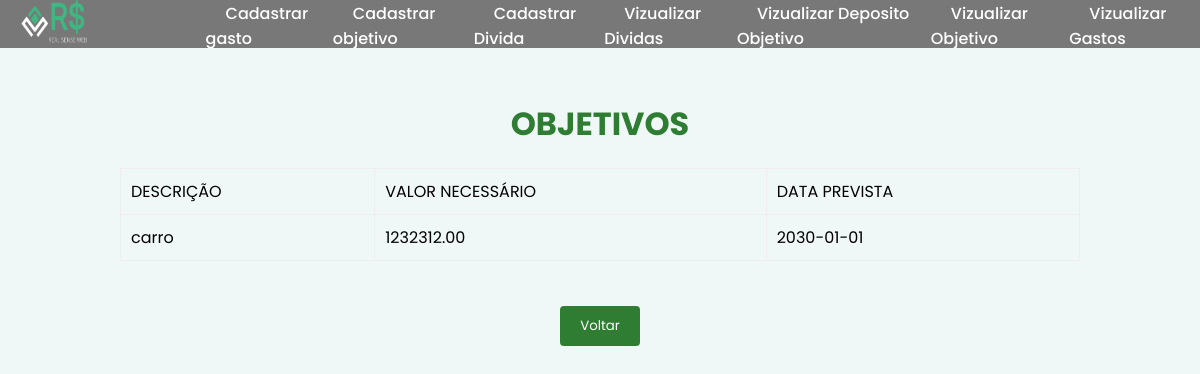
The app's page /rsw1/visualizar_objetivo.php with its own data.
### tables this page shows
CREATE TABLE `objetivo` (
  `ID` int(11) NOT NULL,
  `DESCRICAO` varchar(255) DEFAULT NULL,
  `VALOR_NECESSARIO` decimal(10,2) DEFAULT NULL,
  `DATA_PREVISTA` date DEFAULT NULL
);

### rsw1/visualizar_objetivo.php (the view, shortened to what this page needs)
<!DOCTYPE html>
<html lang="en">
<head>
    <link rel="stylesheet" href="vizualizar_objetivo.css">
</head>
<body>
<header>
        <a href="#" class="logo"><img src="../src/Real_bg.png"></a>
        <ul class="navbar">
            <li><a href="form_gasto.php">Cadastrar gasto</a></li>
            <li><a href="form_objetivo.html">Cadastrar objetivo</a></li>
            <li><a href="form_divida.html">Cadastrar Divida</a></li>
            <li><a href="visualizar_divida.php">Vizualizar Dividas</a></li>
            <li><a href="visualizar_deposito_objetivo.php">Vizualizar Deposito Objetivo</a></li>
            <li><a href="visualizar_objetivo.php">Vizualizar Objetivo</a></li>
            <li><a href="visualizar_gasto.php">Vizualizar Gastos</a></li>
        </ul>
    </header>
    <center>
        <h1>OBJETIVOS</h1>
        <table border="4">
            <tr>
                <td>DESCRIÇÃO</td>
                <td>VALOR NECESSÁRIO</td>
                <td>DATA PREVISTA</td>
            </tr>
            <?php
                require("conecta.php");
                $dados_select = mysqli_query($conn, "SELECT DESCRICAO, VALOR_NECESSARIO, DATA_PREVISTA FROM objetivo");
                while($dado = mysqli_fetch_array($dados_select)) {
                        echo '<tr>';
                        echo '<td>'.$dado[0].'</td>';
                        echo '<td>'.$dado[1].'</td>';
                        echo '<td>'.$dado[2].'</td>';
                        echo '</tr>';
                }
            ?>
        </table>
        <br />
        <a href="rsw_index.html"><input type="button" value="Voltar"></a>
    </center>
</body>
</html>

### rsw1/vizualizar_objetivo.css (style rules this page uses)
* { margin: 0; padding: 0; box-sizing: border-box; scroll-padding-top: 2rem; scroll-behavior: smooth; list-style: none; text-decoration: none; font-family: 'Poppins', sans-serif; }
body { background-color: #f0f8f7; }
:root { --main-color: #00bbff; --second-color: #0080ff; --text-color: #ffffff; --gradient: linear-gradient(#32b7e7, #2e50e6); }
header { position: fixed; width: 100%; height: 6%; top: 0; right: 0; z-index: 1000; display: flex; align-items: center; justify-content: space-between; background: #797878; }
.logo img { width: 100px; height: 100px; margin-left: 25%; align-items: center; justify-content: center; margin-top: 17%; }
.navbar { display: flex; margin-left: 11%; margin-top: 3px; }
.navbar li { position: relative; }
.navbar a { font-size: 1rem; padding: 10px 20px; color: var(--text-color); font-weight: 500; text-decoration: none; }
.navbar a::after { content: ''; width: 0; height: 3px; background: #40b646; position: absolute; bottom: -4px; left: 0; transition: 0.5s; text-decoration: none; }
header img { max-width: 100%; height: auto; }
h1 { color: #2e7d32; }
table { margin-top: 20px; width: 80%; border-collapse: collapse; border: none; }
th, td { padding: 10px; text-align: left; }
input[type="button"] { background-color: #2e7d32; color: #fff; padding: 10px 20px; border: none; border-radius: 4px; cursor: pointer; margin-top: 20px; }

### records on screen
objetivo: DESCRICAO "carro", VALOR_NECESSARIO "1232312.00", DATA_PREVISTA "2030-01-01"
